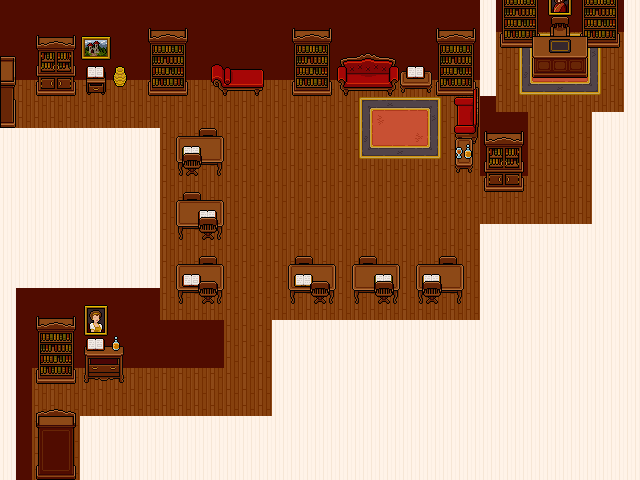

Rendered tile map (Tiled .tmx) drawn with the repository's tilesets; below, a short description and the map source with its tile grids summarised:
An orthogonal 40x30 tile map with 16x16 px tiles, 7 tile layers (walls, path, decoration1, decoration2, ...), 3 hidden layers not drawn, 3 tilesets.

<map version="1.10" tiledversion="1.11.2" orientation="orthogonal" renderorder="right-down" width="40" height="30" tilewidth="16" tileheight="16" infinite="0" nextlayerid="11" nextobjectid="1">
 <tileset firstgid="1" source="../tilesets/library_tileset.tsx" />
 <tileset firstgid="781" source="../tilesets/collisionBox.tsx" />
 <tileset firstgid="782" source="../tilesets/exitBox.tsx" />
 <layer id="1" name="walls" width="40" height="30">
  <data>[1200 cells, 1200 non-empty, 3 distinct tile ids]</data>
 </layer>
 <layer id="2" name="path" width="40" height="30">
  <data>[1200 cells, 469 non-empty, 1 distinct tile ids]</data>
 </layer>
 <layer id="3" name="decoration1" width="40" height="30">
  <data>[1200 cells, 165 non-empty, 103 distinct tile ids]</data>
 </layer>
 <layer id="6" name="decoration2" width="40" height="30">
  <data>[1200 cells, 70 non-empty, 23 distinct tile ids]</data>
 </layer>
 <layer id="4" name="decoration3" width="40" height="30">
  <data>[1200 cells, 84 non-empty, 60 distinct tile ids]</data>
 </layer>
 <layer id="5" name="decoration4" width="40" height="30">
  <data>[1200 cells, 41 non-empty, 20 distinct tile ids]</data>
 </layer>
 <layer id="7" name="decoration5" width="40" height="30">
  <data>[1200 cells, 12 non-empty, 12 distinct tile ids]</data>
 </layer>
 <layer id="8" name="Collision" width="40" height="30" visible="0">
  <data>[1200 cells, 279 non-empty, 1 distinct tile ids]</data>
 </layer>
 <layer id="9" name="ExitForward" width="40" height="30" visible="0">
  <data>[1200 cells, 3 non-empty, 1 distinct tile ids]</data>
 </layer>
 <layer id="10" name="ExitBack" width="40" height="30" visible="0">
  <data>[1200 cells, 3 non-empty, 1 distinct tile ids]</data>
 </layer>
</map>
